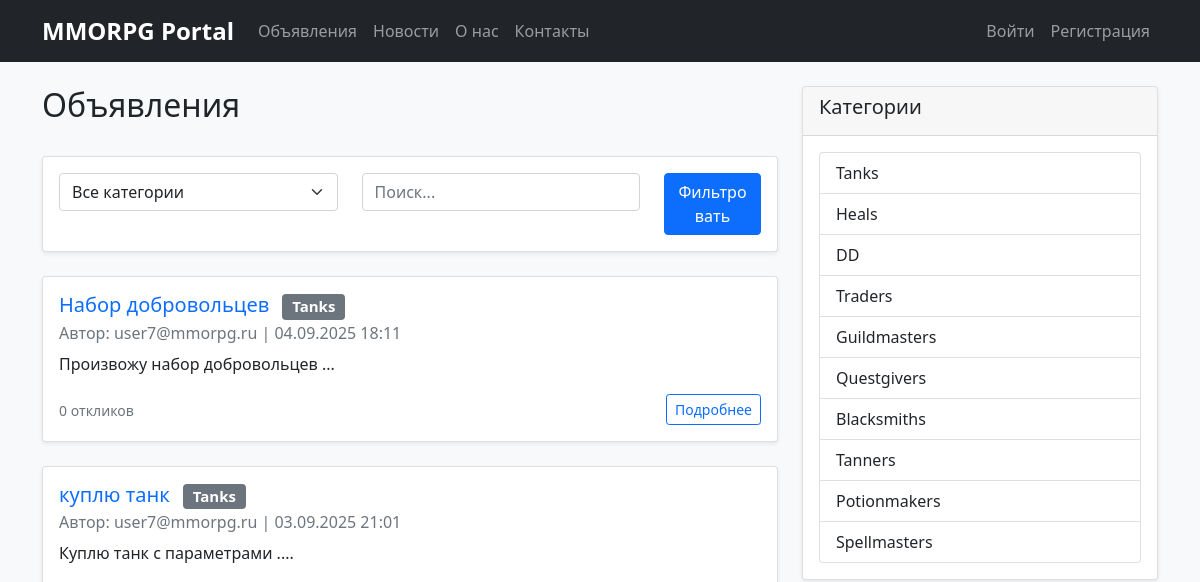
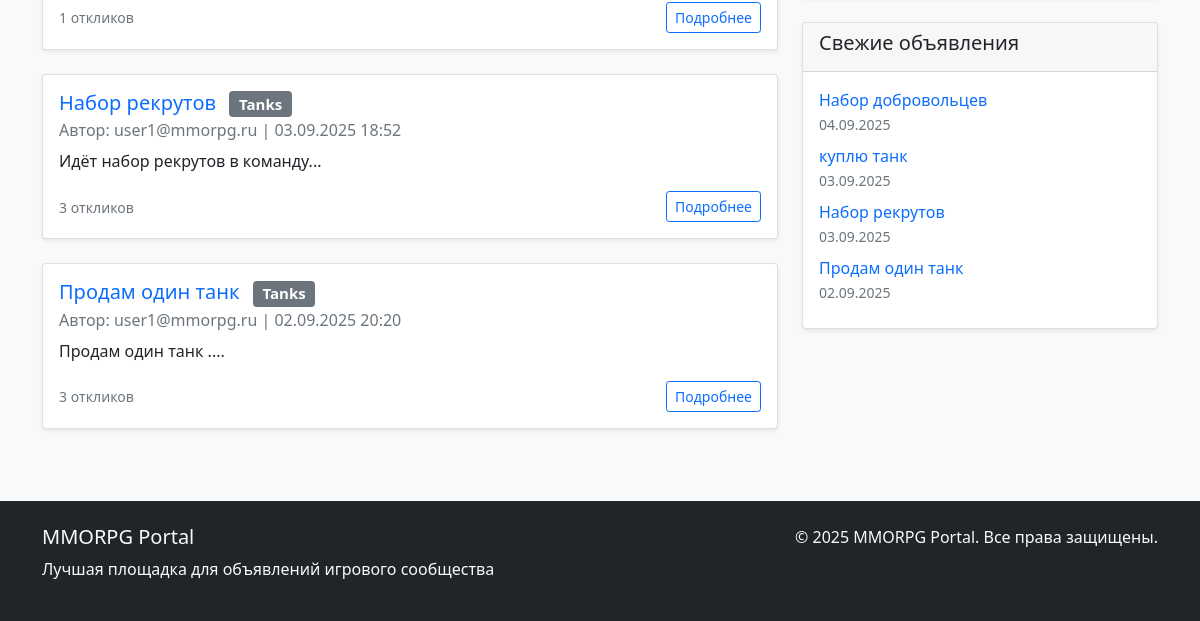
The app's page /posts/, older data (2 pictures, top to bottom).
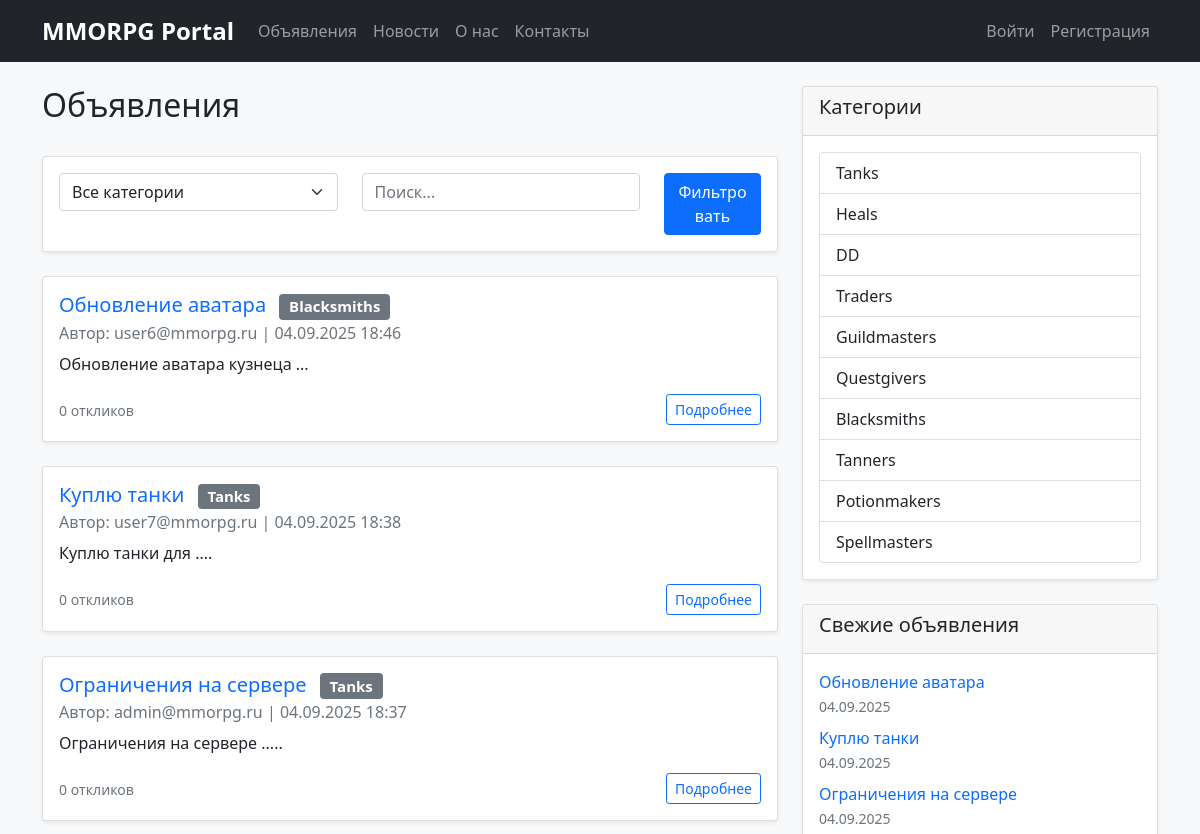
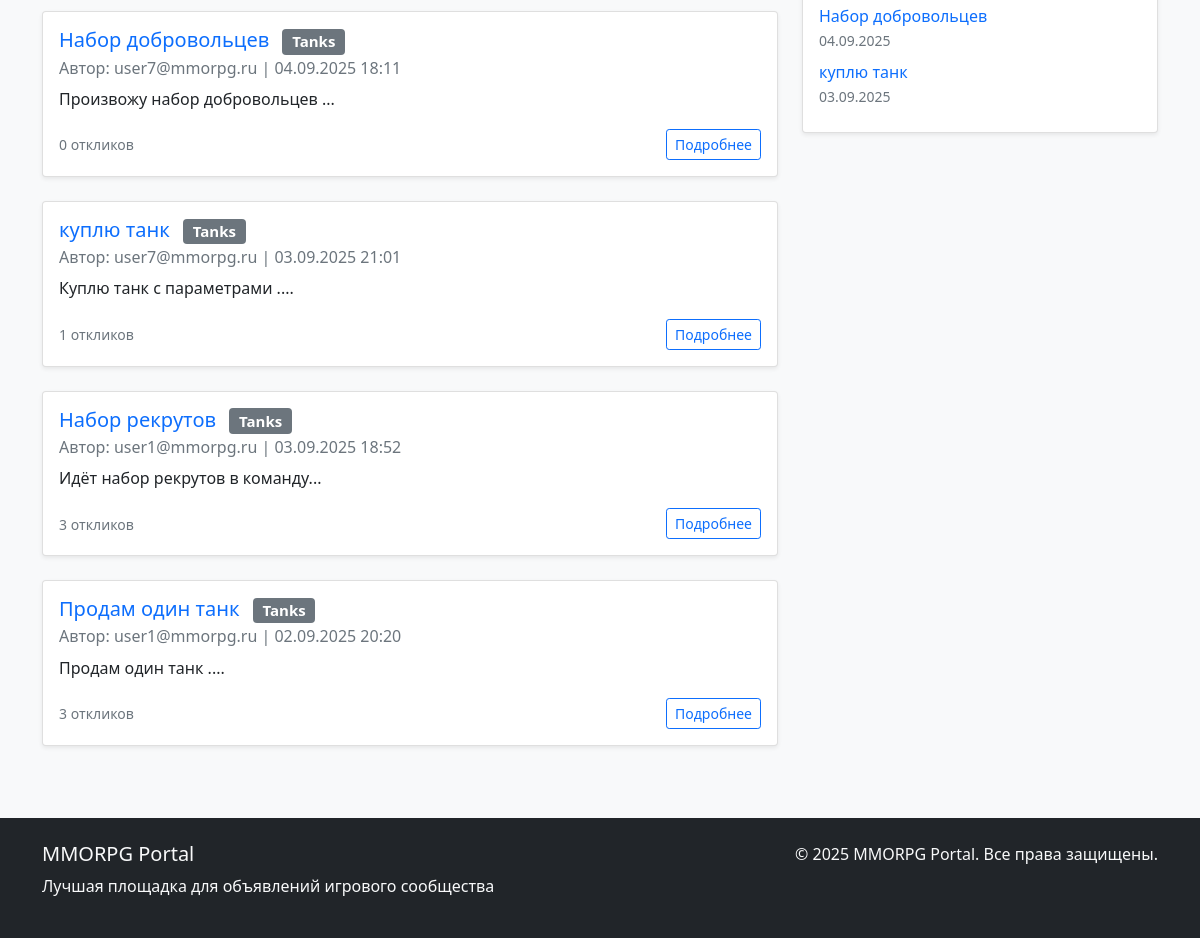
The same page, newer data (2 pictures, top to bottom).
### appNotification/models.py (models this page shows, shortened)
class Post(models.Model):
    CATEGORY_CHOICES = [
        ('tanks', _('Tanks')),
        ('heals', _('Heals')),
        ('dd', _('DD')),
        ('traders', _('Traders')),
        ('guildmasters', _('Guildmasters')),
        ('questgivers', _('Questgivers')),
        ('blacksmiths', _('Blacksmiths')),
        ('tanners', _('Tanners')),
        ('potionmakers', _('Potionmakers')),
        ('spellmasters', _('Spellmasters')),
    ]
    author = models.ForeignKey(User, on_delete=models.CASCADE, related_name='posts')
    category = models.CharField(max_length=20, choices=CATEGORY_CHOICES)
    title = models.CharField(max_length=255, validators=[MinLengthValidator(5)])
    content = RichTextUploadingField(
        verbose_name=_('Content'),
        help_text=_('You can use rich text editor with images, videos and formatting')
    )
    created_at = models.DateTimeField(auto_now_add=True)
    updated_at = models.DateTimeField(auto_now=True)
    subscribers = models.ManyToManyField(User, related_name='subscribed_posts', blank=True)
    image = models.ImageField(
        upload_to='posts/images/',
        blank=True,
        null=True,
        verbose_name=_('Main Image'),
        help_text=_('Main image for the post card')
    )
    video = models.FileField(
        upload_to='posts/videos/',
        blank=True,
        null=True,
        verbose_name=_('Main Video'),
        help_text=_('Main video file (optional)')
    )
    notify_subscribers = models.BooleanField(default=True, verbose_name=_('Notify subscribers'))
    class Meta:
        ordering = ['-created_at']
        verbose_name = _('Post')
        verbose_name_plural = _('Posts')
    def get_category_display(self):
        return dict(self.CATEGORY_CHOICES).get(self.category, self.category)

### appUser/models.py (models this page shows, shortened)
class CustomUser(AbstractUser):
    email = models.EmailField(_('email address'), unique=True)
    username = models.CharField(max_length=150, blank=True, null=True)
    timezone = models.CharField(max_length=50, default='UTC')
    language = models.CharField(max_length=10, choices=[('ru', 'Russian'), ('en', 'English')], default='ru')
    email_verified = models.BooleanField(default=False)  # Новое поле для подтверждения email
    USERNAME_FIELD = 'email'
    REQUIRED_FIELDS = []
    objects = CustomUserManager()
    class Meta:
        verbose_name = _('User')
        verbose_name_plural = _('Users')

### appNotification/views.py (the view)
# urls.py: path('posts/', views.PostListView.as_view(), name='post_list'),
class PostListView(ListView):
    model = Post
    template_name = 'appNotification/post_list.html'
    context_object_name = 'posts'
    paginate_by = 10
    def get_queryset(self):
        queryset = super().get_queryset().select_related('author').order_by('-created_at')
        category = self.request.GET.get('category')
        if category:
            queryset = queryset.filter(category=category)
        search_query = self.request.GET.get('q')
        if search_query:
            queryset = queryset.filter(
                Q(title__icontains=search_query) |
                Q(content__icontains=search_query)
            )
        return queryset
    def get_context_data(self, **kwargs):
        context = super().get_context_data(**kwargs)
        context['categories'] = Category.objects.all()
        context['category_choices'] = Post.CATEGORY_CHOICES
        return context

### appNotification/context_processors.py (called while the page is built)
def categories(request):
    return {
        'categories': Category.objects.all(),
        'category_choices': [
            ('tanks', _('Tanks')),
            ('heals', _('Heals')),
            ('dd', _('DD')),
            ('traders', _('Traders')),
            ('guildmasters', _('Guildmasters')),
            ('questgivers', _('Questgivers')),
            ('blacksmiths', _('Blacksmiths')),
            ('tanners', _('Tanners')),
            ('potionmakers', _('Potionmakers')),
            ('spellmasters', _('Spellmasters')),
        ]
    }

def navigation_data(request):
    from .models import Post, News
    return {
        'recent_posts': Post.objects.order_by('-created_at')[:5],
        'recent_news': News.objects.order_by('-created_at')[:3],
        'posts_count': Post.objects.count(),
        'news_count': News.objects.count(),
    }

### appNotification/templates/appNotification/post_list.html (shortened to what this page needs)
{% extends 'base.html' %}
{% block content %}
<div class="row">
    <div class="col-md-8">
        <div class="d-flex justify-content-between align-items-center mb-4">
            <h2>Объявления</h2>
        </div>
        <div class="card mb-4">
            <div class="card-body">
                <form method="get" class="row">
                    <div class="col-md-5">
                        <select name="category" class="form-select" id="category-filter">
                            <option value="">Все категории</option>
                        </select>
                    </div>
                    <div class="col-md-5">
                        <input type="text" name="q" class="form-control" placeholder="Поиск..."
                               value="{{ request.GET.q }}">
                    </div>
                    <div class="col-md-2">
                        <button type="submit" class="btn btn-primary w-100">Фильтровать</button>
                    </div>
                </form>
            </div>
        </div>
        {% for post in posts %}
            {% include 'appNotification/includes/post_item.html' %}
        {% endfor %}
    </div>
    <div class="col-md-4">
        <div class="card">
            <div class="card-header">
                <h5>Категории</h5>
            </div>
            <div class="card-body">
                <div class="list-group">
                    {% for value, name in category_choices %}
                        <a href="?category={{ value }}"
                           class="list-group-item list-group-item-action {% if request.GET.category == value %}active{% endif %}">
                            {{ name }}
                        </a>
                    {% endfor %}
                </div>
            </div>
        </div>
        <div class="card mt-3">
            <div class="card-header">
                <h5>Свежие объявления</h5>
            </div>
            <div class="card-body">
                {% for recent_post in recent_posts %}
                    <div class="mb-2">
                        <a href="{% url 'post_detail' recent_post.id %}" class="text-decoration-none">
                            {{ recent_post.title|truncatewords:5 }}
                        </a>
                        <br>
                        <small class="text-muted">{{ recent_post.created_at|date:"d.m.Y" }}</small>
                    </div>
                {% endfor %}
            </div>
        </div>
    </div>
</div>
{% endblock %}

### appNotification/templates/appNotification/includes/post_item.html (shortened to what this page needs)
<div class="card mb-4">
    <div class="card-body">
        <h5 class="card-title">
            <a href="{% url 'post_detail' post.id %}" class="text-decoration-none">{{ post.title }}</a>
            <span class="badge bg-secondary ms-2">{{ post.get_category_display }}</span>
        </h5>
        <h6 class="card-subtitle mb-2 text-muted">
            Автор: {{ post.author.email }} | {{ post.created_at|date:"d.m.Y H:i" }}
        </h6>
        <div class="card-text post-content">
            {{ post.content|safe|truncatewords:30 }}
        </div>
        <div class="d-flex justify-content-between align-items-center mt-3">
            <div>
                <small class="text-muted">
                    {{ post.responses.count }} откликов
                </small>
            </div>
            <div>
                <a href="{% url 'post_detail' post.id %}" class="btn btn-sm btn-outline-primary">Подробнее</a>
            </div>
        </div>
    </div>
</div>

Row changes from the older to the newer data that the page shows:
no longer on one of the page's lists (row unchanged): Post: title "Набор рекрутов", created_at "03.09.2025"
no longer on one of the page's lists (row unchanged): Post: title "Продам один танк", created_at "02.09.2025"
added Post: title "Обновление аватара", category "Blacksmiths", author.email "user6@mmorpg.ru", created_at "04.09.2025 18:46", content "Обновление аватара кузнеца ...", responses.count "0", created_at "04.09.2025"
added Post: title "Куплю танки", category "Tanks", author.email "user7@mmorpg.ru", created_at "04.09.2025 18:38", content "Куплю танки для ....", responses.count "0", created_at "04.09.2025"
added Post: title "Ограничения на сервере", category "Tanks", author.email "admin@mmorpg.ru", created_at "04.09.2025 18:37", content "Ограничения на сервере .....", responses.count "0", created_at "04.09.2025"
